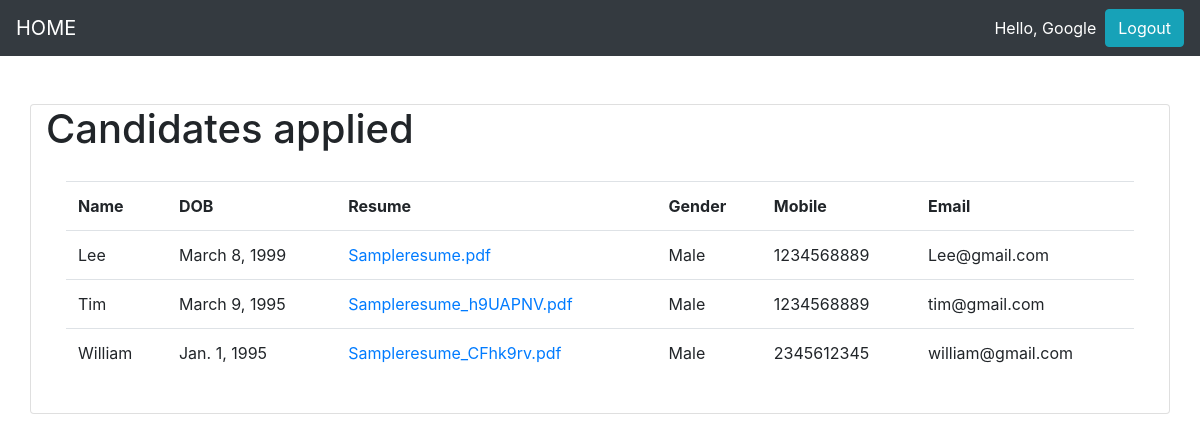
The app's page / (signed in), older data.
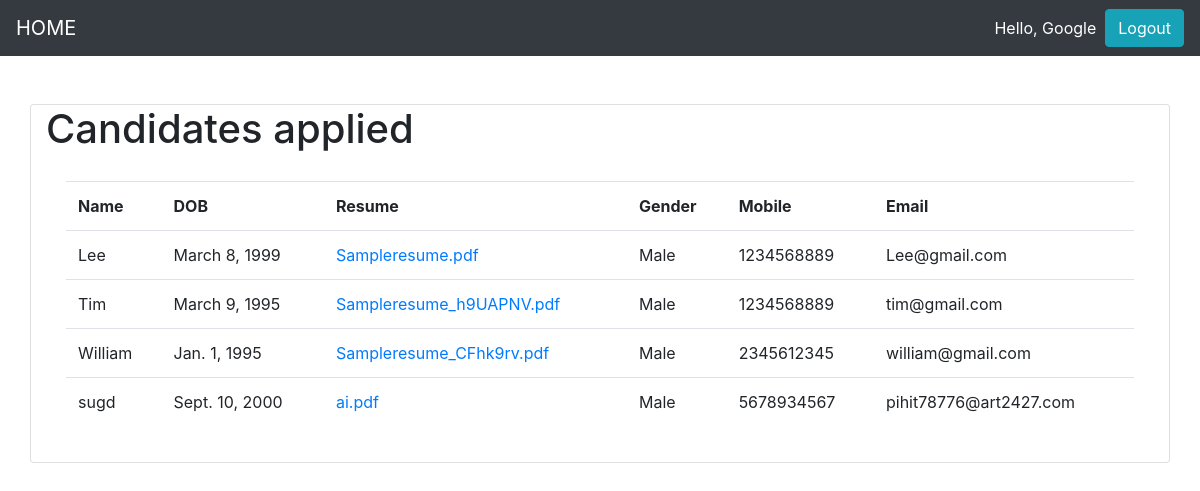
The same page, newer data.
### JobPortal/models.py (models this page shows, shortened)
class Candidates(models.Model):
    category=(
        ('Male','male'),
        ('Female','female'),
        ('Other','other'),
    )
    name=models.CharField(max_length=200,null=True)
    dob=models.DateField(null=True)
    gender= models.CharField(max_length=200,null=True,choices=category)
    mobile= models.CharField(max_length=200,null=True)
    email= models.CharField(max_length=200,null=True)
    resume=models.FileField(null=True)
    company=models.ManyToManyField(Company,blank=True)

### JobPortal/views.py (the view)
# urls.py: 2. Add a URL to urlpatterns:  path('', views.home, name='home')
def home(request):
    if request.user.is_authenticated:
        candidates=Candidates.objects.filter(company__name=request.user.username)
        context={
            'candidates':candidates,
        }
        return render(request,'hr.html',context)
    else:
        companies=Company.objects.all()
        context={
            'companies':companies,
        }
        return render(request,'Jobseeker.html',context)

### JobPortal/templates/hr.html
{% extends 'main.html' %}
{% load static%}
{% block content %}
<div class="container card">
    <h1>Candidates applied</h1>
    <div class="card-body">
        <table class="table table-hover">
            <tr>
                <th>Name</th>
                <th>DOB</th>
                <th>Resume</th>
                <th>Gender</th>
                <th>Mobile</th>
                <th>Email</th>
            </tr>
            {% for c in candidates %}
                <tr>
                    <td>{{c.name}}</td>
                    <td>{{c.dob}}</td>
                    {% if c.resume %}
                    <td><a href='{{c.resume.url}}' download >{{c.resume}}</td></a></td>
                    {% else %}
                    <td>Not submitted</td>
                    {% endif %}
                    <td>{{c.gender}}</td>
                    <td>{{c.mobile}}</td>
                    <td>{{c.email}}</td>
                </tr>
            {% endfor %}
        </table>
    </div>
</div>
{% endblock %}

Row changes from the older to the newer data that the page shows:
added Candidates: name "sugd", dob "Sept. 10, 2000", resume "ai.pdf", gender "Male", mobile "5678934567", email "pihit78776@art2427.com"
